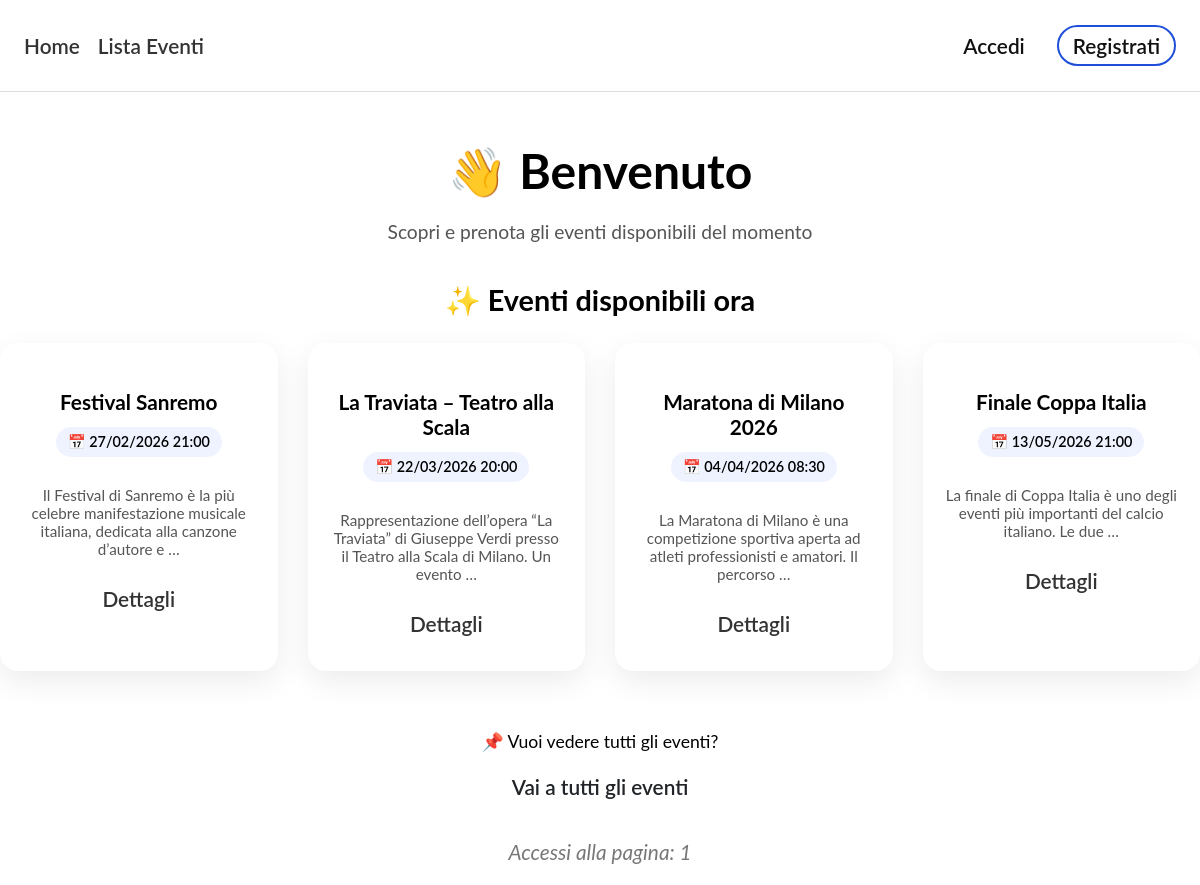
Page /events/ on the earlier database version.
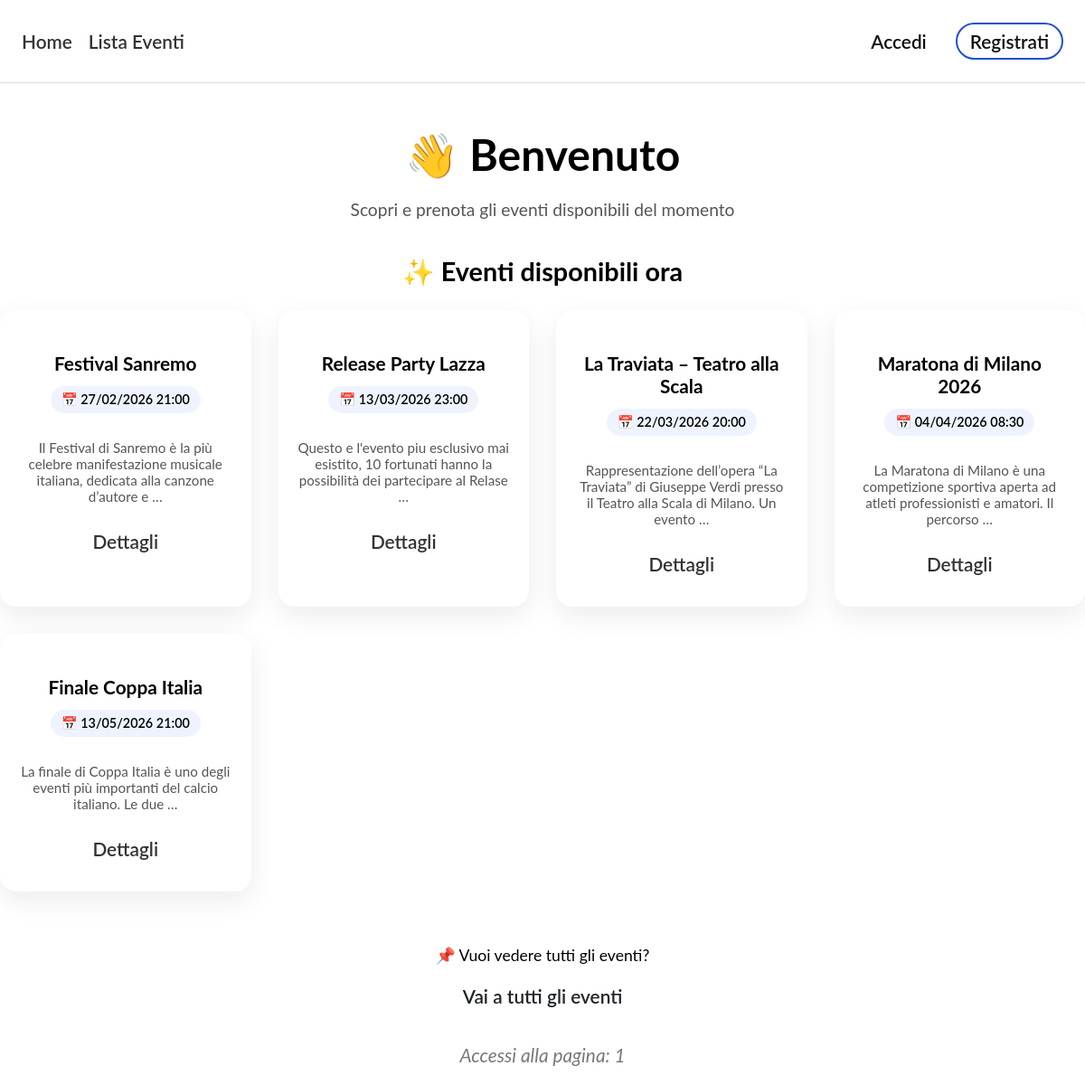
Same page on the later database version.
### events/models.py (models this page shows, shortened)
class Evento(models.Model):
    titolo = models.CharField(max_length=200)
    descrizione = models.TextField(blank=True)
    data = models.DateTimeField()
    posti_totali = models.PositiveIntegerField()
    creatore = models.ForeignKey(User, on_delete=models.CASCADE)
    immagine = models.ImageField(upload_to="eventi/",blank=True,null=True)
    class Meta:
        verbose_name = "Evento"
        verbose_name_plural = "Eventi"
    def get_absolute_url(self):
        return reverse('evento-detail', args=[str(self.id)])
    @property
    def posti_disponibili(self):
        return self.posti_totali - self.prenotazione_set.count()

### events/views.py (the view)
# urls.py: path('', views.IndexView.as_view(), name='index'),
class IndexView(generic.ListView):
    model = Evento
    template_name = 'index.html'
    context_object_name = 'eventi'
    paginate_by = 5
    def get_queryset(self):
        return Evento.objects.filter(
            data__gt=timezone.now()
        ).order_by('data')
    def get_context_data(self, **kwargs):
        context = super().get_context_data(**kwargs)
        num_visits = self.request.session.get('num_visits', 0) + 1
        self.request.session['num_visits'] = num_visits
        context['num_visits'] = num_visits
        return context

### events/templates/index.html (shortened to what this page needs)
{% extends "base_generic.html" %}
{% block content %}
<div class="home-hero">
  <h1 class="home-title">👋 Benvenuto</h1>
  <p class="home-subtitle">
    Scopri e prenota gli eventi disponibili del momento
  </p>
</div>
<h2 class="home-section-title">✨ Eventi disponibili ora</h2>
<div class="event-grid-home">
  {% for evento in eventi %}
    {% if evento.posti_disponibili > 0 %}
      <div class="event-card-home">
        <h3 class="event-title-home">{{ evento.titolo }}</h3>
        <div class="event-date-home">
          📅 {{ evento.data|date:"d/m/Y H:i" }}
        </div>
        <p class="event-description-home">
          {{ evento.descrizione|truncatewords:16 }}
        </p>
        <a href="{{ evento.get_absolute_url }}" class="btn btn-primary">
          Dettagli
        </a>
      </div>
    {% endif %}
  {% endfor %}
</div>
<div class="home-cta">
  <p>
    📌 Vuoi vedere tutti gli eventi?
  </p>
  <a href="{% url 'evento-list' %}" class="btn btn-warning">
    Vai a tutti gli eventi
  </a>
</div>
<p class="visit-counter">
  Accessi alla pagina: {{ num_visits }}
</p>
{% endblock %}

Differences in the rows shown:
now on this page (row edited): Evento: titolo "Release Party Lazza", data "13/03/2026 23:00", descrizione "Questo e l'evento piu esclusivo mai esistito, 10 fortunati hanno la possibilità dei partecipare al Relase …"
